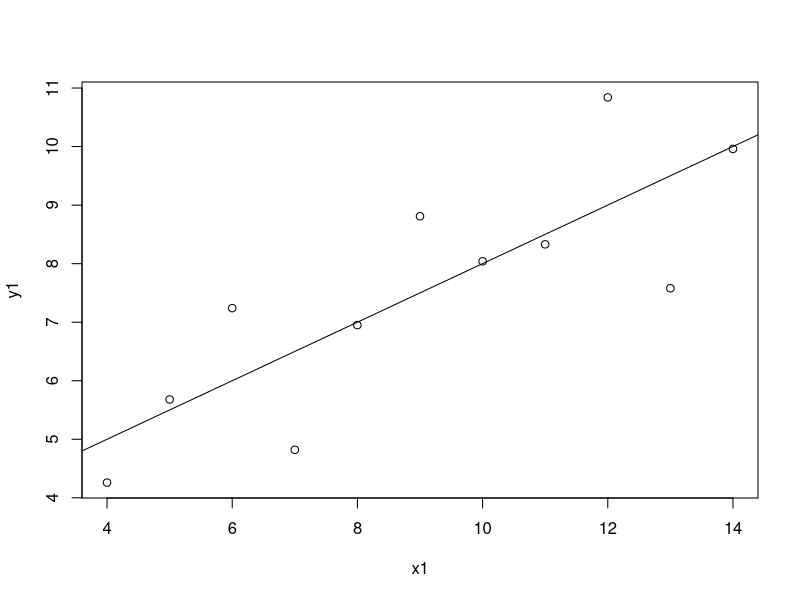
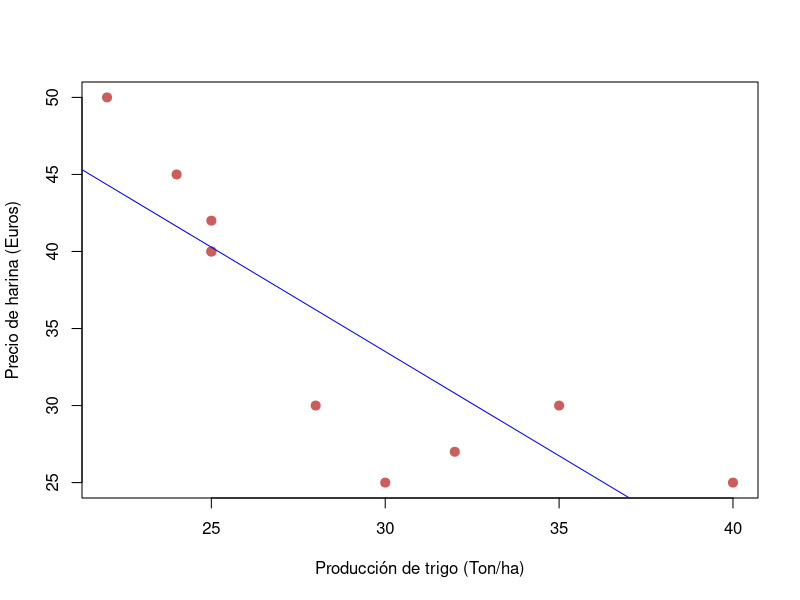

Generate these figures, in order, with R:
# Yulia Abigail Ortíz Cuevas
# 1967561
# 02/03/2026

x1 <- c(10.0, 8.0, 13.0, 9.0, 11.0, 14.0, 6.0, 4.0, 12.0, 7.0, 5.0)
y1 <- c(8.04, 6.95, 7.58, 8.81, 8.33, 9.96, 7.24, 4.26, 10.84, 4.82, 5.68)

cor.test(x1, y1, method = "pearson")

mean(x1)
mean(y1)

plot(x1, y1)
abline(lm(y1 ~ x1))

# x variable independiente, y depende de x

# Ejercicio 1

datos <- data.frame(
  Produccion_trigo = c(30, 28, 32, 25, 25, 25, 22, 24, 35, 40),
  Precio_harina = c(25, 30, 27, 40, 42, 40, 50, 45, 30, 25)
)

# Ajustar modelo lineal
fit.lm <- lm(Precio_harina ~ Produccion_trigo, data = datos)

# Gráfico
plot(datos$Produccion_trigo, datos$Precio_harina,
     col = "indianred",
     xlab = "Producción de trigo (Ton/ha)",
     ylab = "Precio de harina (Euros)",
     pch = 19,
     cex = 1.2)

abline(fit.lm, col = "blue")

# Sumatoria de Xi*Yi
sum_xi_yi <- sum(datos$Produccion_trigo * datos$Precio_harina)
sum_xi_yi

# Tamaño de muestra
n <- length(datos$Produccion_trigo)
n

# Resumen del modelo
summary(fit.lm)

# Prueba de Breusch-Pagan
library(lmtest)

bptest(fit.lm)
